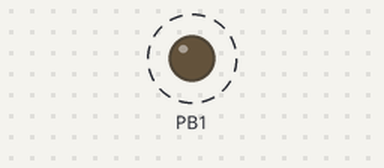
A sketch run on a simulated ATtiny85, built with avr-gcc and run on an emulated ATtiny85. On the bench: output pins drawn as LEDs (lit = HIGH). Dashed ring = blinking.

Above: at 0.4 s.
Timing chart, 0 to 4.5 s (numbered marks = the images above):
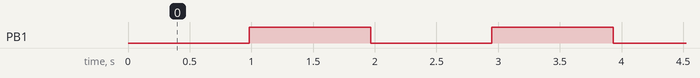

Measured:
- by itself, PB1: alternates HIGH for 0.98 s and LOW for 0.98 s

The sketch:

Tiny13_Blink_using_Timer0.ino
```cpp
// original code, https://github.com/MCUdude/MicroCore/
// install this broad, Arduino IDE, example code, blink_using_timer0.ino, it is original for Tiny13
// port to Tiny45
// port to ATmega168P

/*************************************************************
 This sketch makes the pin LED pin PB2 (digital pin 2) toggle every
 second (internal oscillator running at 9.6 MHz). It uses Timer0
 or Timer0B, and divide the clock frequncy by 1024.
 The divided frequencies period is multiplied with the
 number of counts Timer0/Timer0B can take before it overflows.
 The number is then multiplied by 37, and gives approximately
 1 second.

 9.6MHz / 1024 = 9370 Hz        We divide the 9.6 MHz clock by 1024
 1/9370 = 0.0001067s            Period time
 256 * 0.0001067 = 0.027315
 0.027315 * 37 = 1.01065 ≈ 1s
 X = 1.01065 / 0.027315 where X is approximately 37
**************************************************************/

// Xiaolaba testing,
// uses microcore 2.1.0 / 2.2.0 library, tested
// AttinyCore tiny45, MicroCore Tiny13 tested, upload via Arduino/usbtiny is ok
// PicoCore, Tiny13 only, upload via Arduino/usbtiny is NG
// Burn bootloader via Arduino IDE first, FUSES will be programme correctly
// then upload the skecth via Arduino IDE, F_CPU will be proper.


#if defined (__AVR_ATtiny13__) || (__AVR_ATtiny13A__) || (__AVR_ATtiny13V__)
#define OSC 9600000UL // tiny13 internal RC OSC 9.6MHz
#define DDRport DDRB
#define LEDport PORTB
#define LED PB1 // Attiny13, OC0B & PB1
#define ISR_vector TIM0_OVF_vect
#endif

#if defined (__AVR_ATtiny25__) || (__AVR_ATtiny45__) || (__AVR_ATtiny85__)
#define OSC 8000000UL // tiny25/45/85 internal RC OSC 8MHz
#define TIMSK0 TIMSK // TIMSK0 for tiny13 only, TIMKS is same register for tiny25/45/85
#define DDRport DDRB
#define LEDport PORTB
#define LED PB1 // Attiny45, OC0B & PB1
#define ISR_vector TIM0_OVF_vect
#endif

#if defined (__AVR_ATmega168P__) || (__AVR_ATmega168V__) || (__AVR_ATmega328P__)
#define OSC 16000000UL // tiny25/45/85 internal RC OSC 8MHz
//#define DDRport DDRB // Attmega168/328, Uno / Nano, D13
//#define LEDport PORTB
//#define LED PB5 // Attmega168, Uno D13, onbroad LED
#define DDRport DDRD // Attmega168/328, Uno / Na
#define LEDport PORTD
#define LED PD5 // Attmega168, PD5/OC0B, Uno, D5
#define ISR_vector TIMER0_OVF_vect  //diffenrnt ISR vector name from Tiny13
#endif

#define count_1000ms OSC/1024/256 // count for timer overflow of 1 second
#define count_500ms OSC/1024/256/2 // count for timer overflow of 0.5 second


#include <avr/io.h>

// Variable to store the time count (uint8_t = byte)
uint8_t timeCount = 0;

int main (void)
{
  //DDRB |= _BV(PB2); //Set PB2 as output, ignore the rest
  DDRport |= _BV(LED); //Set LED pin as output, ignore the rest

  TCCR0B = _BV(CS02) | _BV(CS00); // clock frequency / 1024
  OCR0B = 0x00;  // Output compare
  TCNT0 = 0; // Set counter 0 to zero
  TIMSK0 = _BV(TOIE0); // Enable overflow interrupt
  sei(); //Enable global interrupts

  while(1); // Infinite loop
}


//ISR(TIM0_OVF_vect) //Attiny 13/25/45/85, Timer 0 overflow vector - this runs every time timer0 overflows
//ISR(TIMER0_OVF_vect) //Atmega8/88/168/328, Timer 0 overflow vector - this runs every time timer0 overflows
ISR(ISR_vector) //Timer 0 overflow vector - this runs every time timer0 overflows
{
  timeCount++;
  //if(timeCount == 37) //Timer overflown for the 37th time
  if(timeCount == count_1000ms) //Timer overflown for the 37th time
  //if(timeCount == count_500ms) //Timer overflown for the 37th time
  {
    //PORTB ^= _BV(PB2); //toggle PB2
    LEDport ^= _BV(LED); //toggle LED pin
    timeCount = 0;
  }
}
```
